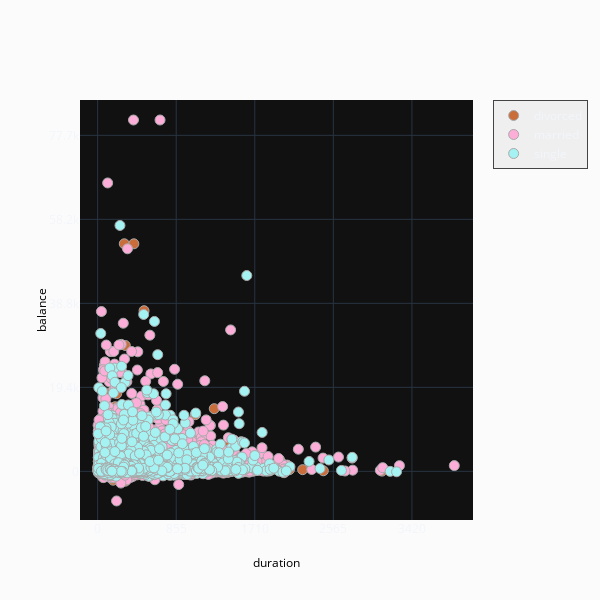

Write notebook code for a chart like this one.
### Code cell
# Notice how divorced have a considerably low amount of balance.
fig = ff.create_facet_grid(
    df,
    x='duration',
    y='balance',
    color_name='marital',
    show_boxes=False,
    marker={'size': 10, 'opacity': 1.0},
    colormap={'single': 'rgb(165, 242, 242)', 'married': 'rgb(253, 174, 216)', 'divorced': 'rgba(201, 109, 59, 0.82)'}
)

iplot(fig, filename='facet - custom colormap')

### Figure 1 — Plotly figure (JSON) as saved in the notebook; plotly's stock layout.template omitted (floating-point values rounded to 4 significant figures; data arrays with more than 128 entries replaced by an {"elided": "..."} marker saying what was removed)
{"data": [{"marker": {"color": "rgb(201, 109, 59)", "line": {"color": "darkgrey", "width": 1}, "opacity": 1.0, "size": 10}, "mode": "markers", "name": "divorced", "x": {"elided": "1174 int values"}, "xaxis": "x", "y": {"elided": "1174 int values"}, "yaxis": "y", "type": "scatter"}, {"marker": {"color": "rgb(253, 174, 216)", "line": {"color": "darkgrey", "width": 1}, "opacity": 1.0, "size": 10}, "mode": "markers", "name": "married", "x": {"elided": "5815 int values"}, "xaxis": "x", "y": {"elided": "5815 int values"}, "yaxis": "y", "type": "scatter"}, {"marker": {"color": "rgb(165, 242, 242)", "line": {"color": "darkgrey", "width": 1}, "opacity": 1.0, "size": 10}, "mode": "markers", "name": "single", "x": {"elided": "3336 int values"}, "xaxis": "x", "y": {"elided": "3336 int values"}, "yaxis": "y", "type": "scatter"}], "layout": {"annotations": [{"font": {"color": "#000000", "size": 12}, "showarrow": false, "text": "duration", "textangle": 0, "x": 0.5, "xanchor": "center", "xref": "paper", "y": -0.1, "yanchor": "middle", "yref": "paper"}, {"font": {"color": "#000000", "size": 12}, "showarrow": false, "text": "balance", "textangle": -90, "x": -0.1, "xanchor": "center", "xref": "paper", "y": 0.5, "yanchor": "middle", "yref": "paper"}], "height": 600, "legend": {"bgcolor": "#efefef", "borderwidth": 1, "x": 1.05, "y": 1, "yanchor": "top"}, "paper_bgcolor": "rgb(251, 251, 251)", "showlegend": true, "title": {"text": ""}, "width": 600, "xaxis": {"anchor": "y", "domain": [0.0, 1.0], "dtick": 855, "range": [-192.0, 4085.0], "ticklen": 0, "zeroline": false}, "yaxis": {"anchor": "x", "domain": [0.0, 1.0], "dtick": 19415, "range": [-11250.0, 85830.0], "ticklen": 0, "zeroline": false}}}
